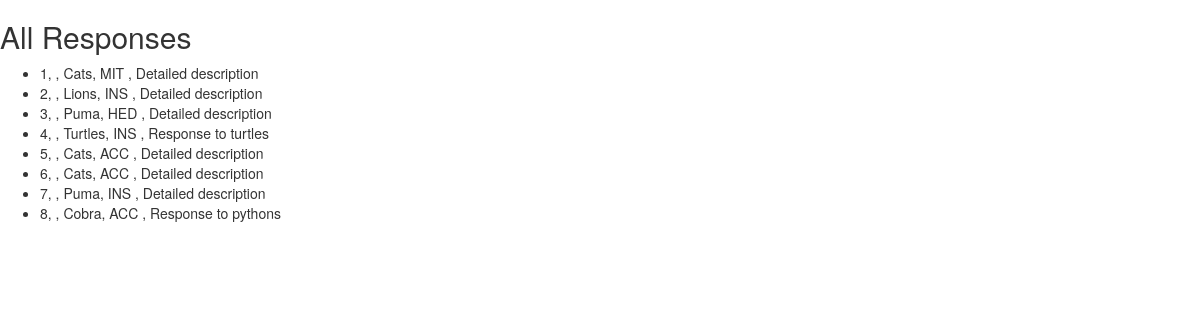
The app's page /responses/, older data.
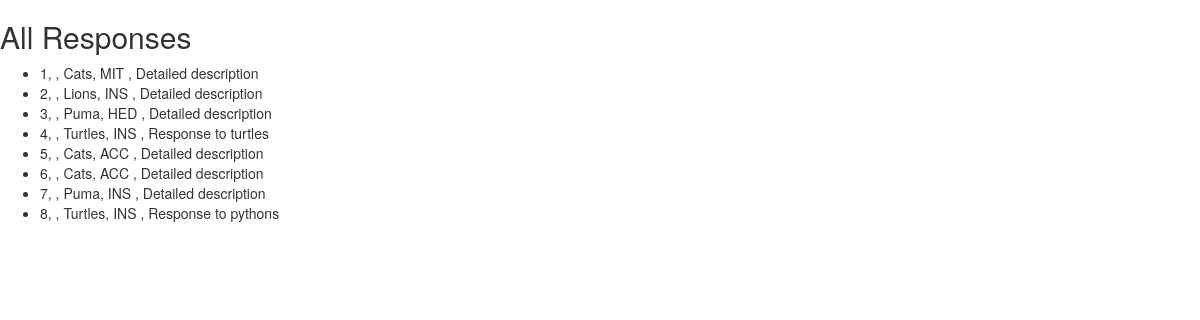
The same page, newer data.
### risk/models.py (models this page shows, shortened)
class Responses(models.Model):    #Note, 'Response' seems to be a reserved term
    risk               = TreeForeignKey('Risk', null=True, blank=True, db_index=True, on_delete=models.CASCADE)
    responsesCategory  = models.CharField('Responses category',max_length=3, choices=RESPONSES_CATEGORY, default="ACC")
    description        = models.TextField('Description',max_length=300, default="Detailed description")
    draftingdate       = models.DateField('Drafting date', blank=True, null=True, default=my_date)
    deadlineDate       = models.DateField('Deadline date', blank=True, null=True, default=my_date)
    objects            = ResponsesManager()  #Inherit from model manager
    class Meta:
        verbose_name_plural = 'Responses'

class Risk(MPTTModel):
    title          = models.CharField('Risk category name', max_length=200)
    parent         = TreeForeignKey('self', null=True, blank=True, verbose_name='parent category', related_name='riskcategories', on_delete=models.CASCADE)
    description    = models.TextField('Description', max_length=700)
    example        = models.TextField('Example', max_length=700)
    slug           = models.SlugField(unique=True)
    def __str__(self):
        return self.title
    class Meta:
        verbose_name_plural = 'Risks'

### risk/views.py (the view)
# urls.py: path('responses/', views.ResponsesListView.as_view(), name='responses'),
class ResponsesListView(generic.ListView):
    model = Responses
    def get_queryset(self):
        return Responses.objects.all()

### risk/models.py (called while the page is built)
    def get_queryset(self):
        return ResponsesQuerySet(self.model, using=self._db)

### templates/risk/responses_list.html
{% extends "base.html" %}
{% block content %}
    <h2>All Responses</h2>
    <ul>
        {% for responses in object_list %}
            <li>{{ responses.id }}, {{ responses.entity }}, {{ responses.risk }}, {{ responses.responsesCategory }} , {{ responses.description }} </li>
        {% endfor %}
    </ul>
{% endblock %}

### templates/base.html (shortened to what this page needs)
<!DOCTYPE html>
<html>
    <head>
{% load static %}
<link rel="stylesheet" href="https://maxcdn.bootstrapcdn.com/bootstrap/3.3.7/css/bootstrap.min.css" >
<link rel="stylesheet" href="https://maxcdn.bootstrapcdn.com/bootstrap/3.3.7/css/bootstrap-theme.min.css" >
    </head>
<body>
{% block content %}
{% endblock %}
</body>
</html>

Row changes from the older to the newer data that the page shows:
changed Responses "Response to pythons": risk "Cobra" → "Turtles"; responsesCategory "ACC" → "INS"
